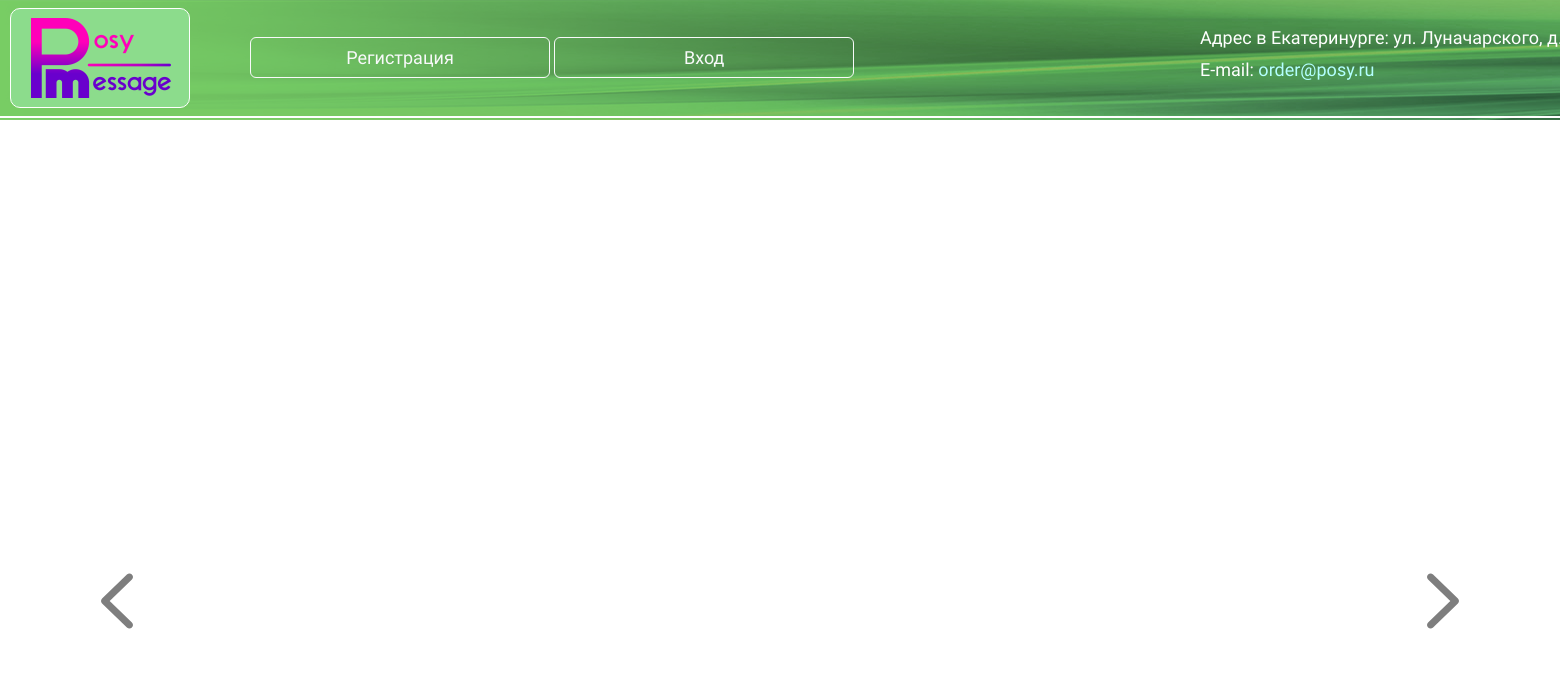
The app's page /flowers/, older data.
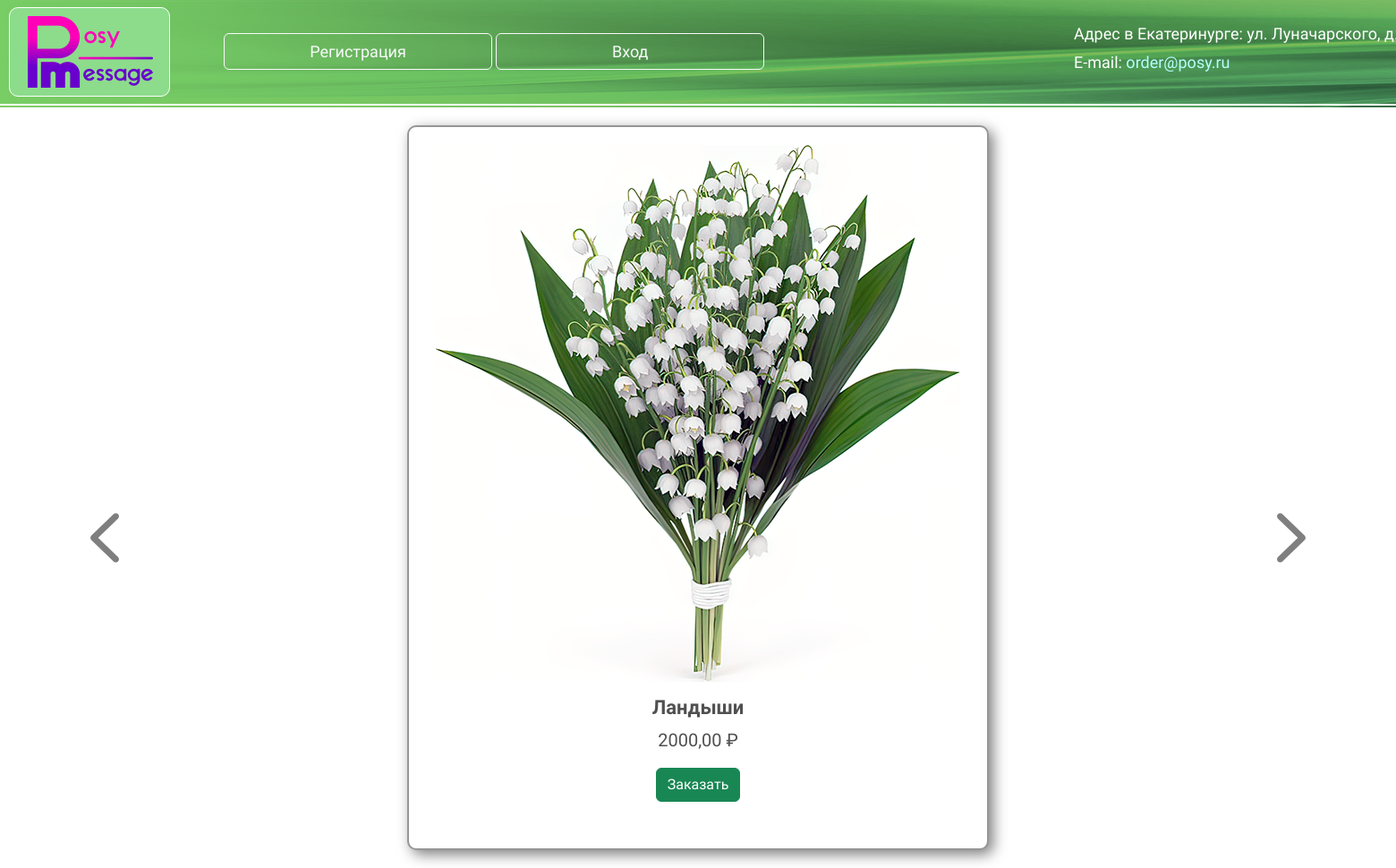
The same page, newer data.
### main/models.py (models this page shows, shortened)
class Flower(models.Model):
    posy_name: str = models.CharField('Название букета', max_length=50, unique=True, null=False)
    price: float = models.DecimalField('Цена букета', max_digits=10, decimal_places=2)
    posy_path: str = models.CharField('Путь к фото букета', max_length=255, default='main/img/posies/small_01.png')
    telegram_id: int = models.CharField('Идентификатор фото (Telegram)', max_length=255, null=True, blank=True)
    class Meta:
        verbose_name = 'Букет'
        verbose_name_plural = 'Букеты'

### main/views.py (the view)
# urls.py: path('flowers/', views.flowers, name='flowers'),
def flowers(request):
    initial: dict = {'pri_active': 'active'}
    posies: list = Flower.objects.all() # noqa PyUnresolvedReferences
    settings: dict = {**initial, 'posies': posies}
    return render(request, 'flowers.html', context=settings)

### main/templates/main/flowers.html (shortened to what this page needs)
{% extends 'layout.html' %}
{% block content %}
    <div id="flower-carousel" class="carousel slide">
        {% for item in posies %}
            <div class="carousel-item {% if forloop.first %}active{% endif %}">
                <div class="card main">
                    <img src="{% static item.posy_path %}" class="card-img-top" alt="{{ item.posy_name }}">
                    <div class="card-body">
                        <h5 class="card-title">{{item.posy_name}}</h5>
                        <p class="card-text">{{item.price}} ₽</p>
                        <a href="{% url 'make_order' item.posy_name %}" class="btn btn-success">Заказать</a>
                    </div>
                </div>
            </div>
        {% endfor %}
    </div>
    <button class="carousel-control-prev" type="button" data-bs-target="#flower-carousel" data-bs-slide="prev">
        <span class="carousel-control-prev-icon" aria-hidden="true"></span>
    </button>
    <button class="carousel-control-next" type="button" data-bs-target="#flower-carousel" data-bs-slide="next">
        <span class="carousel-control-next-icon" aria-hidden="true"></span>
    </button>
{% endblock %}

### main/templates/main/layout.html (shortened to what this page needs)
<!DOCTYPE html>
<html lang="ru">
<head>
    <link href="https://cdn.jsdelivr.net/npm/bootstrap@5.3.3/dist/css/bootstrap.min.css"  rel="stylesheet">
    <link href="{% static 'main/css/posy_style.css' %}" type="text/css" rel="stylesheet">
</head>
<body>
<header>
    <div class="brand-bar">
        <img class="brand_logo" src="{% static 'main/img/pm_logo.png' %}" alt="Logo">
    </div>
    {% include 'header.html' %}
</header>
{% block content %}
{% endblock %}
</body>
</html>

### main/templates/main/header.html (shortened to what this page needs)
<div class="brand-bond">
        <p class="br-item">Адрес в Екатеринурге: ул. Луначарского, д.214</p>
        <p class="br-item">E-mail: <a href="https://e.mail.ru/compose/?mailto=order@posy.ru?subject=Заказ" target="_blank">order@posy.ru</a></p>
    </div>
    <div class="header-button">
        <a class="btn btn-outline-light" href="{% url 'register' %}" role="button">Регистрация</a>
        {% if user.is_authenticated %}
            <a class="btn btn-outline-light" href="{% url 'logout' %}" role="button">Выход</a>
            <a class="btn btn-outline-light" href="{% url 'orders' %}" role="button">Заказы</a>
        {% else %}
            <a class="btn btn-outline-light" href="{% url 'login' %}" role="button">Вход</a>
        {% endif %}
    </div>

### main/static/main/css/posy_style.css (style rules this page uses)
header { background-image: url("../img/nav_back.png"); width: 100%; height: 120px; }
.brand-bar { background-color: #8CDC8CFF; position: relative; left: 10px; top: 8px; width: 180px; height: 100px; padding: 9px 20px; border-radius: 10px; border: 1px solid #FFFFFF; }
.brand-bond { position: absolute; left: 1200px; top: 24px; width: 800px; display: grid; grid-template-columns: 1fr 1fr; }
.br-item { font-family: "Didact Gothic", serif; font-size: 18px; font-weight: 400; color: #FFFFFF; margin-bottom: 5px; }
a { color: #B4FFFF; text-decoration: none; }
.header-button { position: absolute; top: 37px; left: 250px; }
.btn.btn-outline-light { font-family: "Didact Gothic", serif; font-size: 18px; font-weight: 400; width: 300px; --bs-btn-hover-bg: transparent; --bs-btn-hover-color: #FFFFFF; --bs-btn-hover-border-color: #FFFFFF; --bs-btn-active-color: #FFFFFF; --bs-btn-active-bg: transparent; }
.card.main { font-family: "Didact Gothic", serif; font-weight: 400; color: #505050; text-align: center; width: 650px; height: 810px; padding: 20px; margin: 20px auto; border-radius: 10px; border: 2px solid #969696; box-shadow: 5px 5px 15px rgba(0, 0, 0, 0.5); }
.card-img-top { width: 100%; height: 600px; object-fit: contain; }
h5 { font-size: 22px; font-weight: 600; }
p { font-size: 20px; }
.card { font-family: "Didact Gothic", serif; font-weight: 400; color: #505050; text-align: center; padding: 5px; margin: 20px auto; border-radius: 10px; border: 2px solid #969696; box-shadow: 5px 5px 15px rgba(0, 0, 0, 0.5); }
.carousel-control-prev-icon { position: absolute; height: 100px; top: 541px; background-image: url("../img/prev.svg"); }
.carousel-control-next-icon { position: absolute; height: 100px; top: 541px; background-image: url("../img/next.svg"); }
button { margin-top: 10px; }

Row changes from the older to the newer data that the page shows:
added Flower: posy_path (picture), posy_name "Ландыши", price "2000,00"
